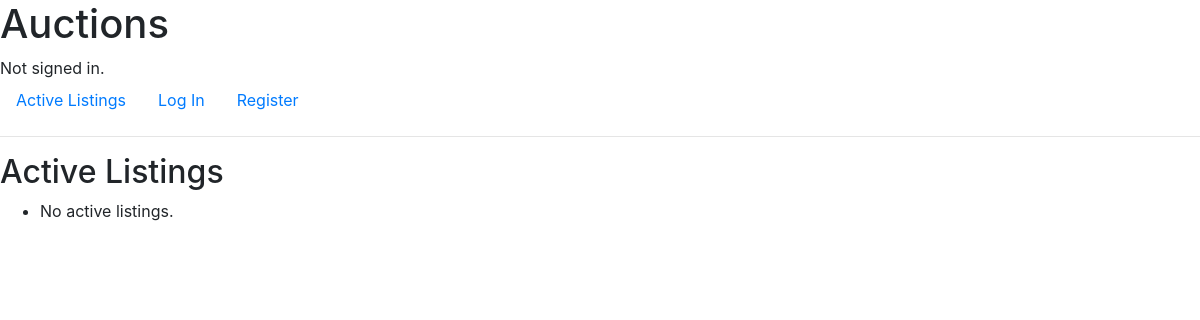
The app's page /, older data.
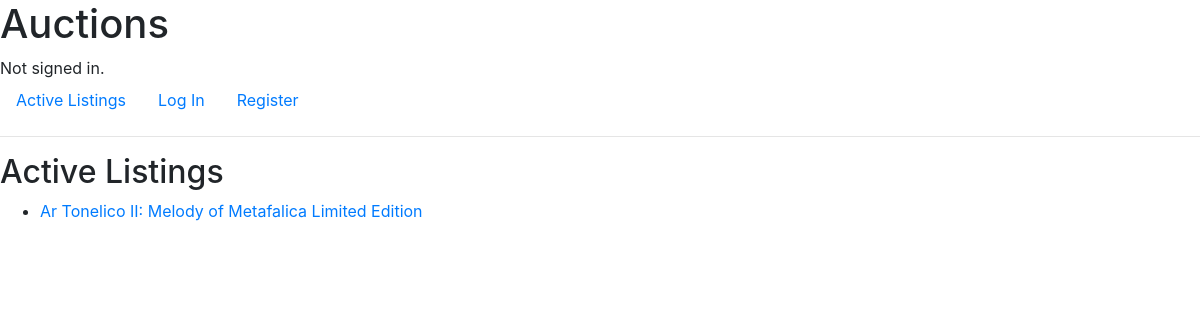
The same page, newer data.
### auctions/models.py (models this page shows)
class Listing(models.Model):
    title = models.CharField(max_length=64)
    description = models.TextField(null=True, blank=True)
    category = models.ForeignKey(Category, on_delete=models.SET_NULL, null=True, blank=True)
    seller = models.ForeignKey(User, on_delete=models.SET_NULL, related_name="listings", null=True)
    is_active = models.BooleanField(default=True)
    starting_bid = models.DecimalField(max_digits=10, decimal_places=2, default=0.00, validators=[MinValueValidator(0)])
    highest_bid = models.DecimalField(max_digits=10, decimal_places=2, default=0.00, validators=[MinValueValidator(0)])
    highest_bidder = models.ForeignKey(User, on_delete=models.SET_NULL, related_name="highest_bidder", null=True, blank=True)
    winner = models.ForeignKey(User, on_delete=models.SET_NULL, related_name="wins", null=True, blank=True)
    created_at = models.DateTimeField(auto_now_add=True)
    updated_at = models.DateTimeField(auto_now=True)
    image_url = models.URLField(null=True, blank=True)
    def __str__(self):
        return f"{self.title}"

### auctions/views.py (the view)
# urls.py: path("", views.index, name="index"),
def index(request):
    active_listings = Listing.objects.all()
    return render(request, "auctions/index.html", {
        "active_listings" : active_listings
    })

### auctions/templates/auctions/index.html
{% extends "auctions/layout.html" %}
{% block body %}
    <h2>Active Listings</h2>
    <ul>
        {% for active_listing in active_listings %}
        <li><a href="{% url 'listing' id=active_listing.id %}">{{ active_listing }}</a></li>
        {% empty %}
        <li>No active listings.</li>
        {% endfor %}
    </ul>
{% endblock %}

### auctions/templates/auctions/layout.html (shortened to what this page needs)
{% load static %}
<!DOCTYPE html>
<html lang="en">
    <head>
        <link rel="stylesheet" href="https://stackpath.bootstrapcdn.com/bootstrap/4.4.1/css/bootstrap.min.css">
        <link href="{% static 'css/styles.css' %}" rel="stylesheet">
    </head>
    <body>
        <h1>Auctions</h1>
        <div>
            {% if user.is_authenticated %}
                Signed in as <strong>{{ user.username }}</strong>.
            {% else %}
                Not signed in.
            {% endif %}
        </div>
        <ul class="nav">
            <li class="nav-item">
                <a class="nav-link" href="{% url 'index' %}">Active Listings</a>
            </li>
            {% if user.is_authenticated %}
                <li class="nav-item">
                    <a class="nav-link" href="{% url 'logout' %}">Log Out</a>
                </li>
            {% else %}
                <li class="nav-item">
                    <a class="nav-link" href="{% url 'login' %}">Log In</a>
                </li>
                <li class="nav-item">
                    <a class="nav-link" href="{% url 'register' %}">Register</a>
                </li>
            {% endif %}
        </ul>
        <hr>
        {% block body %}
        {% endblock %}
    </body>
</html>

Row changes from the older to the newer data that the page shows:
added Listing: title "Ar Tonelico II: Melody of Metafalica Limited Edition"
Text that changed along with them:
text no longer shown: "No active listings."
